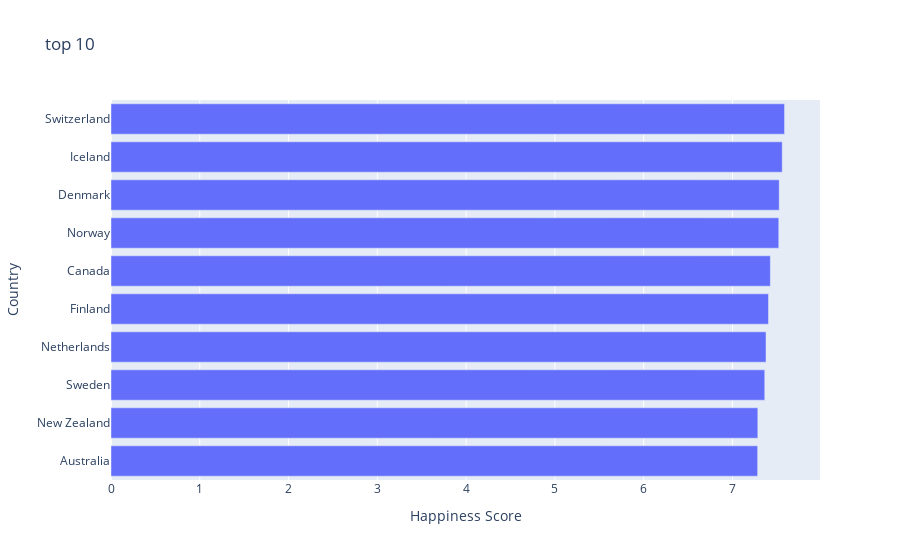

This figure's notebook cell:
### Markdown cell above
The top 10 countries which has the happinest value

### Code cell
df_top = df_final.head(10).sort_values('Happiness Score', ascending = True)

px.bar(df_top, x='Happiness Score', y='Country', title = "top 10")

### Figure 1 — Plotly figure (JSON) as saved in the notebook; plotly's stock layout.template omitted (floating-point values rounded to 4 significant figures)
{"data": [{"alignmentgroup": "True", "hovertemplate": "Happiness Score=%{x}<br>Country=%{y}<extra></extra>", "legendgroup": "", "marker": {"color": "#636efa"}, "name": "", "offsetgroup": "", "orientation": "h", "showlegend": false, "textposition": "auto", "type": "bar", "x": [7.284, 7.286, 7.364, 7.378, 7.406, 7.427, 7.522, 7.527, 7.561, 7.587], "xaxis": "x", "y": ["Australia", "New Zealand", "Sweden", "Netherlands", "Finland", "Canada", "Norway", "Denmark", "Iceland", "Switzerland"], "yaxis": "y"}], "layout": {"barmode": "relative", "legend": {"tracegroupgap": 0}, "title": {"text": "top 10"}, "xaxis": {"anchor": "y", "domain": [0, 1], "title": {"text": "Happiness Score"}}, "yaxis": {"anchor": "x", "domain": [0, 1], "title": {"text": "Country"}}}}
